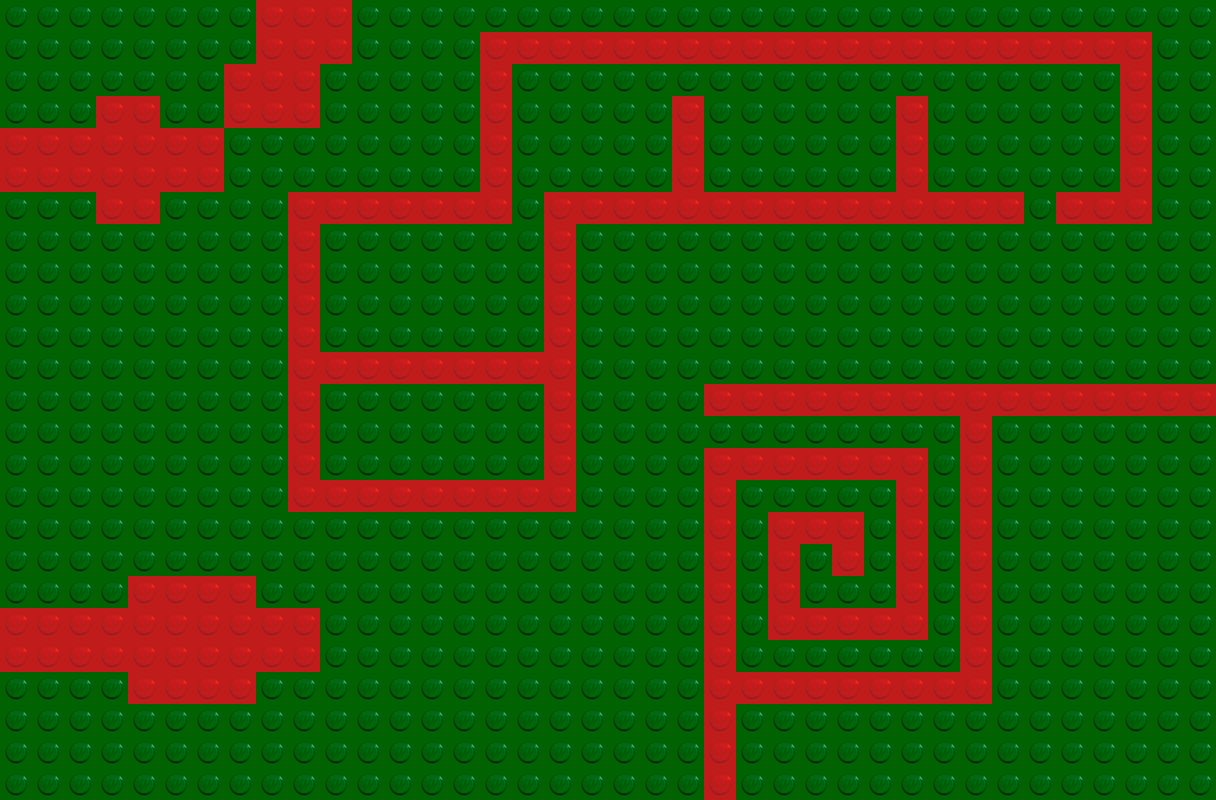

This is a level from a 2D game, rendered from its Tiled map with the project's own tilesets. A one-line summary and the map file follow, with tile-layer data summarised:
An orthogonal 38x25 tile map with 32x32 px tiles, 2 tile layers (Texture, logic).

<map version="1.0" orientation="orthogonal" renderorder="right-down" width="38" height="25" tilewidth="32" tileheight="32" nextobjectid="1">
 <tileset firstgid="1" name="Lego_Tileset" tilewidth="32" tileheight="32" tilecount="4" columns="4">
  <image source="Lego_Tileset.png" width="128" height="32" />
 </tileset>
 <layer name="Texture" width="38" height="25">
  <properties>
   <property name="draw" value="1" />
  </properties>
  <data>[950 cells, 950 non-empty, 2 distinct tile ids]</data>
 </layer>
 <layer name="logic" width="38" height="25">
  <properties>
   <property name="draw" value="0" />
   <property name="navigation" value="1" />
  </properties>
  <data>[950 cells, 214 non-empty, 1 distinct tile ids]</data>
 </layer>
</map>